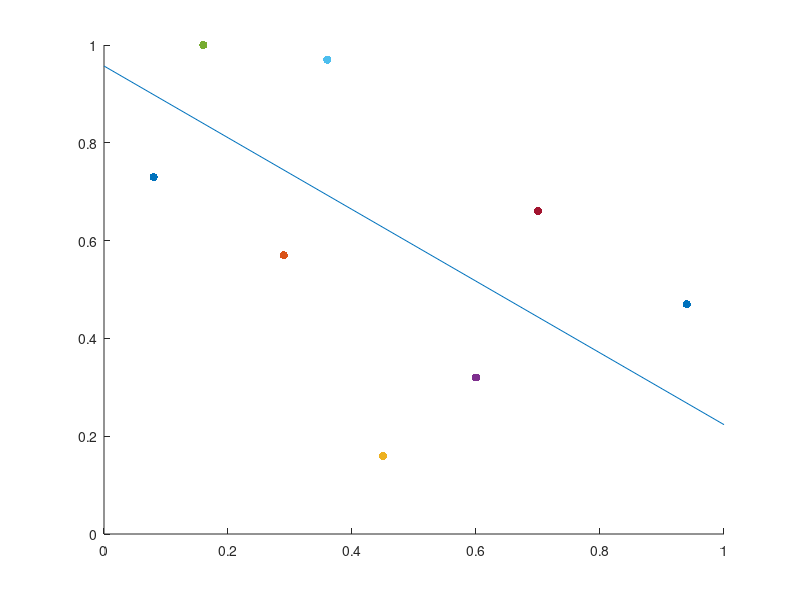

Write the MATLAB code that produced this figure.
clear
inputs=[0.08 0.73; 0.29 0.57; 0.45 0.16; 0.6 0.32; 0.16 1.0; 0.36 0.97; 0.7 0.66; 0.94 0.47];
desiredoutputput=[0;0;0;0;1;1;1;1];
epochs=10000;
bias=1;
w = [0.2;1;-1];
learning_rate=0.1;

for i = 1:epochs
     output = zeros(8,1);
     for j = 1:8
          y = bias*w(1,1)+inputs(j,1)*w(2,1)+inputs(j,2)*w(3,1);
          output(j) = 1/(1+exp(-y));
          delta = desiredoutputput(j)-output(j);
          w(1,1) = w(1,1)+learning_rate*bias*delta;
          w(2,1) = w(2,1)+learning_rate*inputs(j,1)*delta;
          w(3,1) = w(3,1)+learning_rate*inputs(j,2)*delta;
     end
end
output
w
for j=1:8
   x=inputs(j,1);
   y=inputs(j,2);
   scatter(x,y,'filled');
   hold on;
 end
m=(-1)*w(2,1)/w(3,1);
c=w(1,1)/w(3,1);
   if(c>0)
    printf("Y=%0.4dX+%0.4d",m,c);
  else
    printf("Y=%0.4dX%0.4d",m,c);
 endif
 X=0:0.1:1;
 Y=(m*X)-(c)
 plot(X,Y);